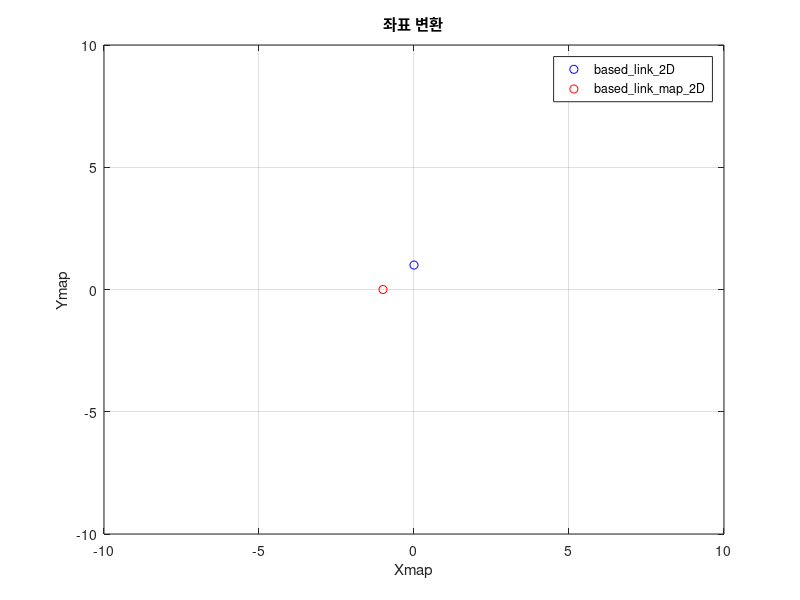

Source code (MATLAB):
function main()
angle = deg2rad(90)
based_link_2D = [0;1]
based_link_map_2D = [0;2]
based_link_origin = [1;2]

C = rotation_2d_func(based_link_2D,angle)

x1 = based_link_2D(1)
y1 = based_link_2D(2)
x2 = C(1)
y2 = C(2)

figure

plot(x1, y1, 'ob')
hold on
plot(x2, y2, 'or')

title('좌표 변환')
axis([-10,10,-10,10])
xlabel('Xmap')
ylabel('Ymap')

grid

legend('based\_link\_2D', 'based\_link\_map\_2D', 'Location', 'best')

end

function Y = rotation_2d_func(coordinate,angle)

Rotaion_matrix_2D = [ cos(angle) -sin(angle) ; sin(angle) cos(angle)]

Y = Rotaion_matrix_2D*coordinate

end
